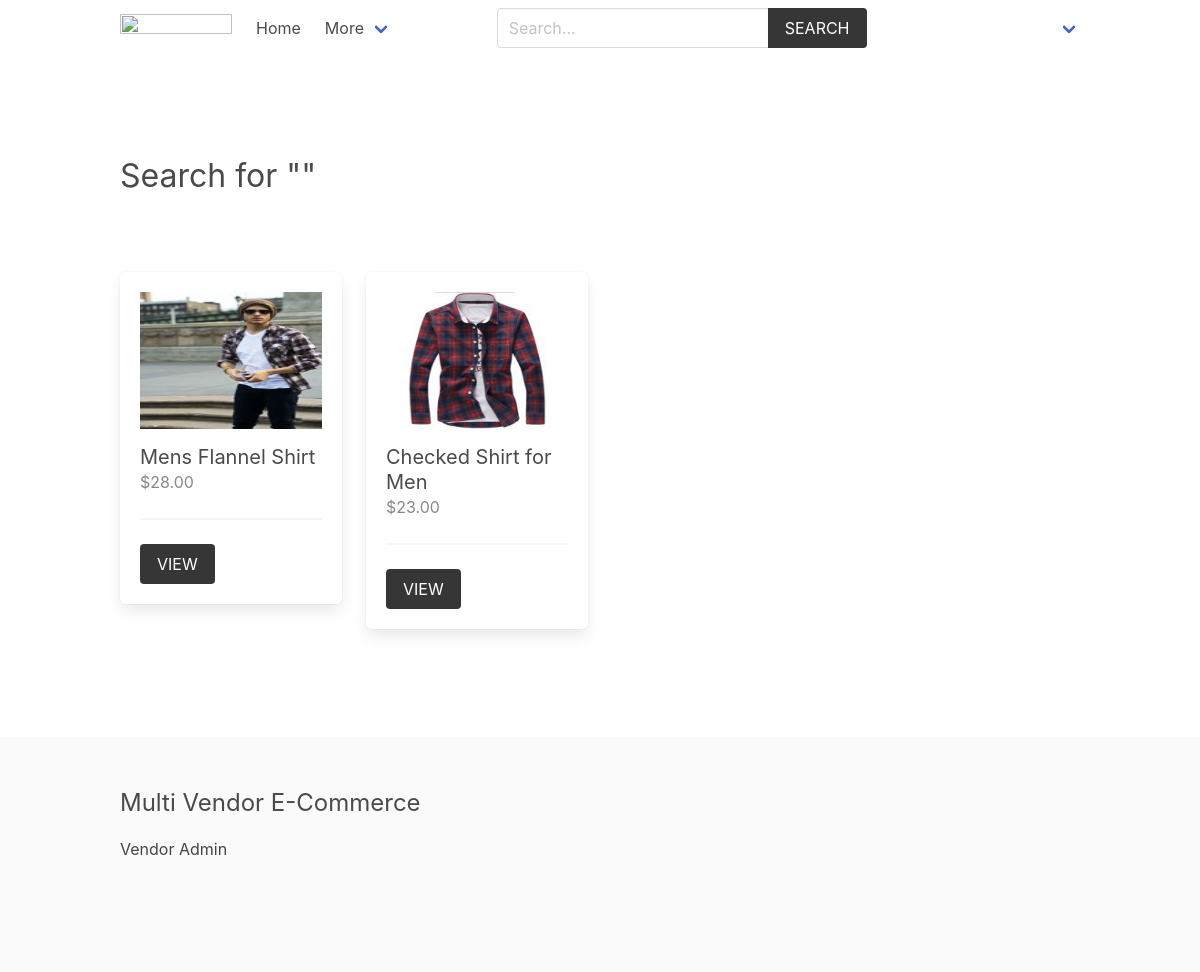
Page /product/search (signed in) on the committed database.
### product/models.py (models this page shows, shortened)
class Product(models.Model):
    category = models.ForeignKey(Category, related_name='products', on_delete=models.CASCADE)
    vendor = models.ForeignKey(Vendor, related_name="products", on_delete=models.CASCADE)
    title = models.CharField(max_length=50)
    slug = models.SlugField(max_length=55)
    description = models.TextField(blank=True, null=True)
    price = models.DecimalField(max_digits=6, decimal_places=2)
    added_date = models.DateTimeField(auto_now_add=True)
    image = models.ImageField(upload_to='uploads/', blank=True, null=True)
    thumbnail = models.ImageField(upload_to='uploads/', blank=True, null=True) # Change uploads to thumbnails
    class Meta:
        ordering = ['-added_date']
    def get_thumbnail(self):
        if self.thumbnail:
            return self.thumbnail.url

### product/views.py (the view)
# urls.py: path('search', views.search, name="search"),
def search(request):
    query = request.GET.get('query', '') # second is default parameter which is empty
    products = Product.objects.filter(Q(title__icontains=query) | Q(description__icontains=query))
    return render(request, 'product/search.html', {'products':products, 'query': query})

### templates/product/search.html (shortened to what this page needs)
{% extends 'core/base.html' %}
{% block content %}
    <div class="columns is-multiline mb-6">
        <div class="column is-12 has-test-centered mt-6 mb-6">
            <h2 class="is-size-3"> Search for "{{query}}"</h2>
        </div>
        {% for product in products %}
            {% include 'product/parts/list_item.html' %}
        {% endfor %}
    </div>
{% endblock content %}

### templates/product/parts/list_item.html
<div class="column is-3 product-list-item">
                <div class="box">
                    <figure class="image is-4by3 mb-4">
                        <img src="{{ product.get_thumbnail }}" alt="{{product.title}}">
                    </figure>
                    <h2 class="subtitle">{{product.title}}</h2>
                    <h3 class="price is-size-6 mb-5">${{product.price}}</h3>
                    <hr>
                    <a href="{% url 'product:product' product.category.slug product.slug %}" class="button is-dark is-uppercase">View</a>
                </div>
            </div>

### core/static/css/main.css (style rules this page uses)
.product-list-item .box .subtitle { margin-bottom: 0; }
.product-list-item .box .price { color: #888; }

### rows in the picture
Product: get_thumbnail (picture), title "Mens Flannel Shirt", price "28.00"
Product: get_thumbnail (picture), title "Checked Shirt for Men", price "23.00"
